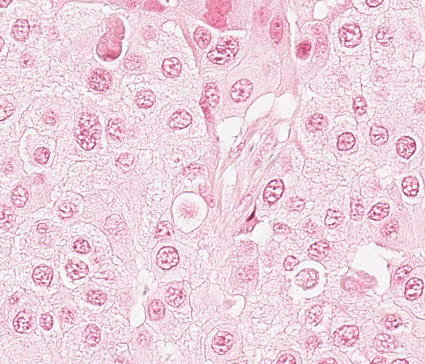
%> input picture StainNormalization/Source_small.png, 425 x 364 px
$ octave demo.m   (GNU Octave 9; MATLAB toolbox functions it lacks are replaced by stand-ins)
%> lines starting %> are read from the running program, lines starting %| are printed output that depends on the picture
%> further down, img_src is the input picture: size 364x425x3 uint8; mean R, G, B 235.4, 209.1, 221.6
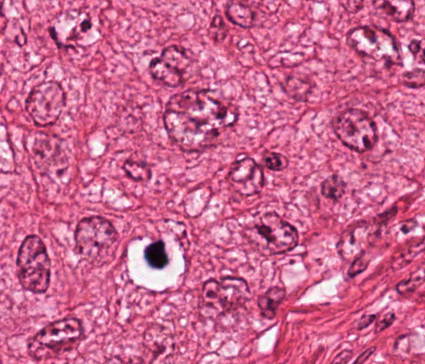
%> input picture StainNormalization/ref.png, 425 x 364 px
%> further down, ref is the input picture: size 364x425x3 uint8; mean R, G, B 202.2, 103.1, 145.5
### StainNormalization/RGBHistSpec.m
function [ Norm ] = RGBHistSpec( Source, Target, verbose )
%> called with verbose = 1

% RGBHistNorm: Normalize the RGB histogram of Source Image with respect to
% a target image
%
%
% Input:
% Source         - RGB image that need to be normalized;
% Target         - RGB REFERENCE image
% verbose        - (optional)Display Results (including Histograms).
%                   Default value = 0, don't display histograms
%
% Output:
% Norm           - Normalized RGB image
%
% References:
% A. Jain, Fundamentals of digital image processing. Prentice-Hall, 1989.
%
%
% Copyright (c) 2013, Adnan Khan
% Department of Computer Science,
% University of Warwick, UK.
%
%

if ~exist('verbose', 'var') || isempty(verbose)
   verbose = 0;
end

if ~exist('Source', 'var') || isempty(Source)
   errordlg('Need Reference Image');
   return
end

if ~exist('Target', 'var') || isempty(Target)
   errordlg('Need Reference Image');
   return;
end


% Separate Source image뭩 color channel
SourceR = Source(:,:,1);
SourceG = Source(:,:,2);
SourceB = Source(:,:,3);

%Separate Target/reference image뭩 color channel

TargetR = Target(:,:,1);
TargetG = Target(:,:,2);
TargetB = Target(:,:,3);
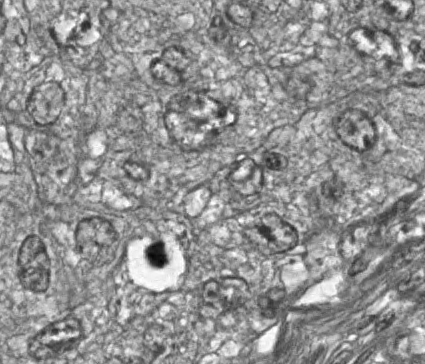
%> TargetB: size 364x425 uint8; min 5, max 255, mean 145.5

%%

% Compute Source image histograms
HnSourceR = imhist(SourceR)./numel(SourceR);
%> HnSourceR = 256 values, max 0.0447 at index 247, min 0 at index 1, mean 0.00391
HnSourceG = imhist(SourceG)./numel(SourceG);
%> HnSourceG = 256 values, max 0.0179 at index 243, min 0 at index 1, mean 0.00391
HnSourceB = imhist(SourceB)./numel(SourceB);
%> HnSourceB = 256 values, max 0.0248 at index 244, min 0 at index 1, mean 0.00391

% Compute Target/reference image histograms
HnTargetR = imhist(TargetR)./numel(TargetR);
%> HnTargetR = 256 values, max 0.0212 at index 256, min 0 at index 1, mean 0.00391
HnTargetG = imhist(TargetG)./numel(TargetG);
%> HnTargetG = 256 values, max 0.011 at index 87, min 0 at index 1, mean 0.00391
HnTargetB = imhist(TargetB)./numel(TargetB);
%> HnTargetB = 256 values, max 0.0118 at index 145, min 0 at index 1, mean 0.00391

% Histogram specification, using Target/reference image's histogram
NormR = histeq(SourceR,HnTargetR);
NormG = histeq(SourceG,HnTargetG);
NormB = histeq(SourceB,HnTargetB);

% Concatenate Channels
Norm = cat(3, NormR, NormG, NormB);
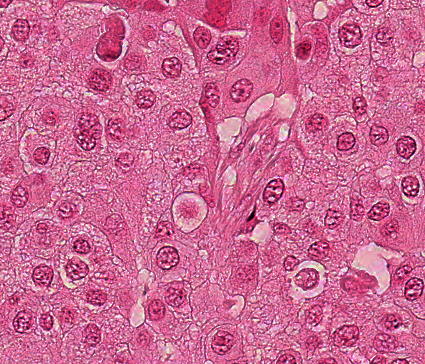
%> Norm: size 364x425x3 uint8; mean R, G, B 203.1, 103.8, 146.2

%% Plot histogram & Display Image
if verbose
    %Show Image
    figure;
    subplot(131); imshow(Target,'InitialMagnification','fit'); title('Reference Image');
    subplot(132); imshow(Source,'InitialMagnification','fit'); title('Source Image');
    subplot(133); imshow(Norm,'InitialMagnification','fit'); title('Normalized Image');
    set(gcf,'units','normalized','outerposition',[0 0 1 1])
end
end

### StainNormalization/RGB2Lab.m
function [L,a,b] = RGB2Lab(R,G,B)
%RGB2LAB Convert an image from RGB to CIELAB
%
% function [L, a, b] = RGB2Lab(R, G, B)
% function [L, a, b] = RGB2Lab(I)
% function I = RGB2Lab(...)
%
% RGB2Lab takes red, green, and blue matrices, or a single M x N x 3 image,
% and returns an image in the CIELAB color space.  RGB values can be
% either between 0 and 1 or between 0 and 255.  Values for L are in the
% range [0,100] while a and b are roughly in the range [-110,110].  The
% output is of type double.
%
% This transform is based on ITU-R Recommendation BT.709 using the D65
% white point reference. The error in transforming RGB -> Lab -> RGB is
% approximately 10^-5.
%
% See also LAB2RGB.

% By Mark Ruzon from C code by Yossi Rubner, 23 September 1997.
% Updated for MATLAB 5 28 January 1998.
% Updated for MATLAB 7 30 March 2009.

if nargin == 1
  B = double(R(:,:,3));
  G = double(R(:,:,2));
  R = double(R(:,:,1));
end

if max(max(R)) > 1.0 || max(max(G)) > 1.0 || max(max(B)) > 1.0
  R = double(R) / 255;
  G = double(G) / 255;
  B = double(B) / 255;
end

% Set a threshold
T = 0.008856;

[M, N] = size(R);
s = M * N;
RGB = [reshape(R,1,s); reshape(G,1,s); reshape(B,1,s)];

% RGB to XYZ
MAT = [0.412453 0.357580 0.180423;
       0.212671 0.715160 0.072169;
       0.019334 0.119193 0.950227];
XYZ = MAT * RGB;

% Normalize for D65 white point
X = XYZ(1,:) / 0.950456;
Y = XYZ(2,:);
Z = XYZ(3,:) / 1.088754;

XT = X > T;
%> XT = 154700 logical values, 154700 true
YT = Y > T;
%> YT = 154700 logical values, 154700 true
ZT = Z > T;
%> ZT = 154700 logical values, 154700 true

Y3 = Y.^(1/3);

fX = XT .* X.^(1/3) + (~XT) .* (7.787 .* X + 16/116);
fY = YT .* Y3 + (~YT) .* (7.787 .* Y + 16/116);
fZ = ZT .* Z.^(1/3) + (~ZT) .* (7.787 .* Z + 16/116);

L = reshape(YT .* (116 * Y3 - 16.0) + (~YT) .* (903.3 * Y), M, N);
a = reshape(500 * (fX - fY), M, N);
b = reshape(200 * (fY - fZ), M, N);

if nargout < 2
  L = cat(3,L,a,b);
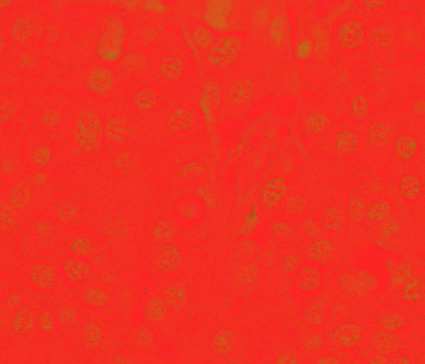
%> L: size 364x425x3 double; mean R, G, B 93.5, 5.6, -1.5; drawn with min black and max white
end

### StainNormalization/Reinhard.m

function [Norm] = Reinhard(Source, Target, verbose)

% StainNormRienhard: Normalize a Source image (RGB) with respect to a
% Target image (RGB)
%
% This Routine takes two images as input,in which one is the Source image
% and other is the Target one,and uses Reinhard's method (Refrence below)
% to normalize the stain of Source image
%
%
% Inputs:
% Source         - RGB image that need to be normalized;
% Target         - RGB REFERENCE image
% verbose        - (optional)Display Results (including Histograms).
%                   Default value = 0, don't display histograms
%
%
% Output:
% Norm           - Normalized RGB image
%
%
% References:
% E. Reinhard, M. Adhikhmin, B. Gooch, and P. Shirley, “Color transfer
% between images,” IEEE Computer Graphics and Applications, vol. 21(5), pp.
%  34–41, 2001.
%
% Copyright (c) 2013, Adnan Khan
% Department of Computer Science,
% University of Warwick, UK.
%
%
%

if ~exist('verbose', 'var') || isempty(verbose)
   verbose = 0;
end

if ~exist('Source', 'var') || isempty(Source)
   errordlg('Need Reference Image');
   return
end

if ~exist('Target', 'var') || isempty(Target)
   errordlg('Need Reference Image');
   return;
end


% RGB to LAB colour space conversion for Source/Ref Image
SourceLab = RGB2Lab(double(Source));
srcL = SourceLab(:, :, 1);
srca = SourceLab(:, :, 2);
srcb = SourceLab(:, :, 3);

% Mean of Source image in Lab Colourspace
msL = mean(srcL(:));
%> msL = 93.49
msa = mean(srca(:));
%> msa = 5.56
msb = mean(srcb(:));
%> msb = -1.48

% Standard deviation of Source image in Lab Colourspace
stdsL = std(srcL(:));
%> stdsL = 4.73
stdsa = std(srca(:));
%> stdsa = 4.25
stdsb = std(srcb(:));
%> stdsb = 1.52


% RGB to LAB colour space conversion for Target Image
TargetLab = RGB2Lab(double(Target));
%> in RGB2Lab (call 2), `L = cat(3,L,a,b);`:
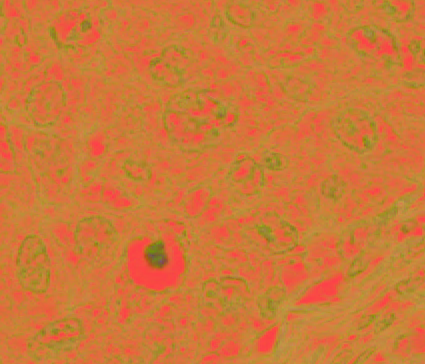
%> L: size 364x425x3 double; mean R, G, B 75, 27.6, -6.4; drawn with min black and max white
tgtL = TargetLab(:, :, 1);
tgta = TargetLab(:, :, 2);
tgtb = TargetLab(:, :, 3);

% Mean of Target image in Lab Colourspace
mtL = mean(tgtL(:));
%> mtL = 74.95
mta = mean(tgta(:));
%> mta = 27.64
mtb = mean(tgtb(:));
%> mtb = -6.42

% Standard deviation of Target image in Lab Colourspace
stdtL = std(tgtL(:));
%> stdtL = 9.92
stdta = std(tgta(:));
%> stdta = 7.92
stdtb = std(tgtb(:));
%> stdtb = 4.15


NormLab = zeros(size(Source));

% Normalize each channel based on statistics of source and target images
for i = 1 : size(Source,1)
    for j = 1 : size(Source,2)
        NormLab(i,j,1) = ((SourceLab(i, j, 1) - msL) * (stdtL/stdsL)) + mtL;
        NormLab(i,j,2) = ((SourceLab(i, j, 2) - msa) * (stdta/stdsa)) + mta;
        NormLab(i,j,3) = ((SourceLab(i, j, 3) - msb) * (stdtb/stdsb)) + mtb;
    end
end
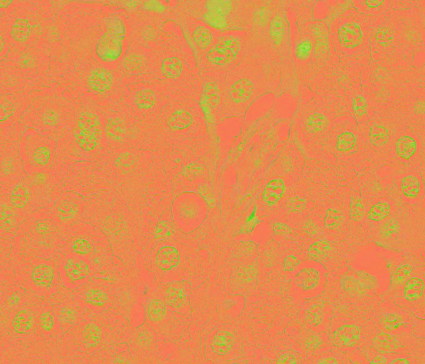
%> NormLab: size 364x425x3 double; mean R, G, B 75, 27.6, -6.4; mean of the top-left, top-right, bottom-left and bottom-right quarters 32.1, 32.1, 32, 32; drawn with min black and max white

% LAB to RGB conversion
Norm = Lab2RGB(NormLab);

% Display results if verbose mode is true
if verbose
    figure,
    subplot(131); imshow(Target); title('Reference Image');
    subplot(132); imshow(Source); title('Source Image');
    subplot(133); imshow(uint8(Norm)); title('Normalized Image');
    set(gcf,'units','normalized','outerposition',[0 0 1 1])
end

end


### StainNormalization/Lab2RGB.m
function [R, G, B] = Lab2RGB(L, a, b)
%LAB2RGB Convert an image from CIELAB to RGB
%
% function [R, G, B] = Lab2RGB(L, a, b)
% function [R, G, B] = Lab2RGB(I)
% function I = Lab2RGB(...)
%
% Lab2RGB takes L, a, and b double matrices, or an M x N x 3 double
% image, and returns an image in the RGB color space.  Values for L are in
% the range [0,100] while a* and b* are roughly in the range [-110,110].
% If 3 outputs are specified, the values will be returned as doubles in the
% range [0,1], otherwise the values will be uint8s in the range [0,255].
%
% This transform is based on ITU-R Recommendation BT.709 using the D65
% white point reference. The error in transforming RGB -> Lab -> RGB is
% approximately 10^-5.
%
% See also RGB2LAB.

% By Mark Ruzon from C code by Yossi Rubner, 23 September 1997.
% Updated for MATLAB 5 28 January 1998.
% Fixed a bug in conversion back to uint8 9 September 1999.
% Updated for MATLAB 7 30 March 2009.

if nargin == 1
  b = L(:,:,3);
  a = L(:,:,2);
  L = L(:,:,1);
%> L: size 364x425 double
end

% Thresholds
T1 = 0.008856;
T2 = 0.206893;

[M, N] = size(L);
s = M * N;
L = reshape(L, 1, s);
a = reshape(a, 1, s);
b = reshape(b, 1, s);

% Compute Y
fY = ((L + 16) / 116) .^ 3;
YT = fY > T1;
%> YT = 154700 logical values, 154684 true
fY = (~YT) .* (L / 903.3) + YT .* fY;
Y = fY;

% Alter fY slightly for further calculations
fY = YT .* (fY .^ (1/3)) + (~YT) .* (7.787 .* fY + 16/116);

% Compute X
fX = a / 500 + fY;
XT = fX > T2;
%> XT = 154700 logical values, 154699 true
X = (XT .* (fX .^ 3) + (~XT) .* ((fX - 16/116) / 7.787));

% Compute Z
fZ = fY - b / 200;
ZT = fZ > T2;
Z = (ZT .* (fZ .^ 3) + (~ZT) .* ((fZ - 16/116) / 7.787));

% Normalize for D65 white point
X = X * 0.950456;
Z = Z * 1.088754;

% XYZ to RGB
MAT = [ 3.240479 -1.537150 -0.498535;
       -0.969256  1.875992  0.041556;
        0.055648 -0.204043  1.057311];

RGB = max(min(MAT * [X; Y; Z], 1), 0);

R = reshape(RGB(1,:), M, N);
G = reshape(RGB(2,:), M, N);
B = reshape(RGB(3,:), M, N);
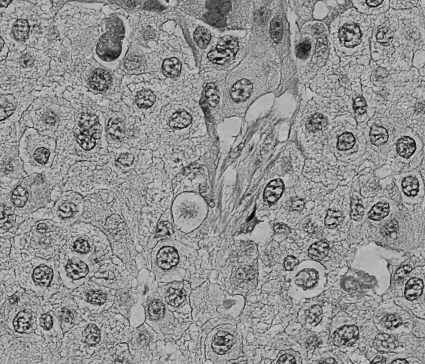
%> B: size 364x425 double; min 0.0125, max 0.843, mean 0.572

if nargout < 2
  R = uint8(round(cat(3,R,G,B) * 255));
%> R: size 364x425x3 uint8
%> (the rest of the program and of its run is left out)
